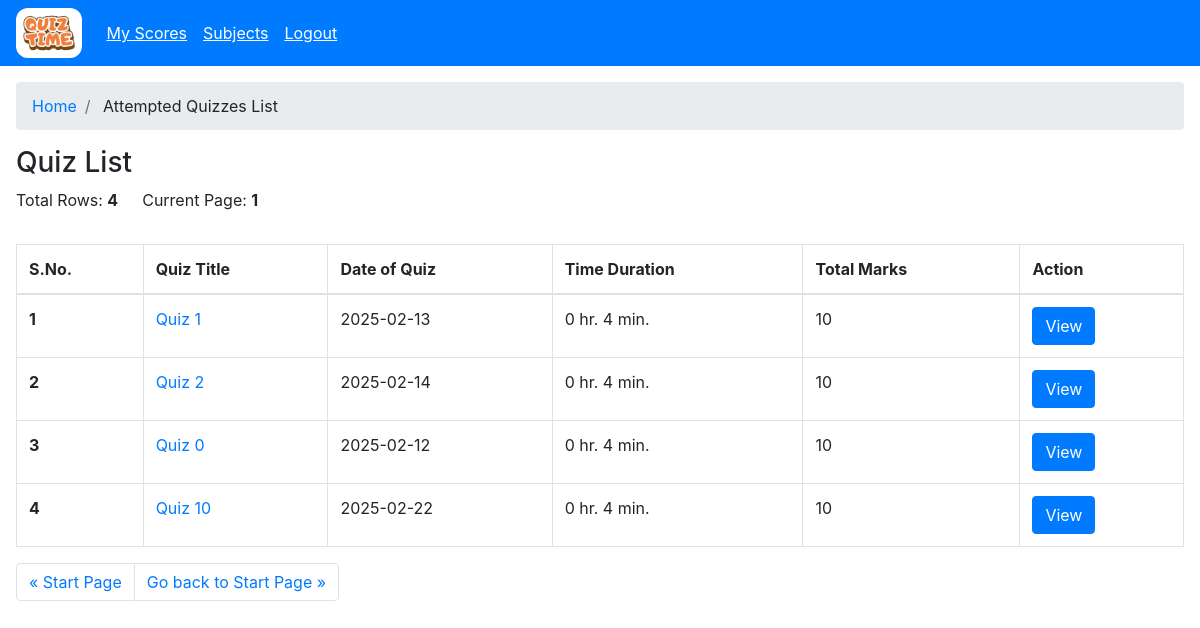
The app's page /user/attempted-quizzes (signed in) with its own data.
### models/model.py (models this page shows)
class Quiz(db.Model):
    __tablename__='quiz'
    id=db.Column(db.VARCHAR(100), primary_key=True)
    quiz_title=db.Column(db.VARCHAR(100), nullable=False)
    chapter_id=db.Column(db.VARCHAR(100), db.ForeignKey('chapters.id'), nullable=False)
    chapter_code=db.Column(db.VARCHAR(100), db.ForeignKey('chapters.code'), nullable=False)
    date_of_quiz=db.Column(db.DATE, nullable=False)
    time_duration_hr=db.Column(db.Integer, nullable=False)
    time_duration_min=db.Column(db.Integer, nullable=False)
    remarks=db.Column(db.VARCHAR(100), nullable=False)
    created_at=db.Column(db.TIMESTAMP, nullable=False)
    updated_at=db.Column(db.TIMESTAMP, nullable=False)
    is_active=db.Column(db.Boolean, default=True, nullable=False)
    total_marks=db.Column(db.Integer, nullable=False)

### controllers/users/user.py (the view)
@user.route("/attempted-quizzes")
@login_required
@role_required("user")
def user_attempted_quizzes():
    try:
        skip = int(request.args.get("skip", 0))
        take = int(request.args.get("take", 25))
        user_id = session.get("id", "")
        if not user_id:
            return flash_and_redirect("User not found", "danger", url_for("auth.logout"))
        attempted_quiz_ids = db.session.query(Score.quiz_id).filter_by(user_id=user_id).subquery()
        quizzes = Quiz.query.filter(Quiz.id.in_(attempted_quiz_ids)).offset(skip).limit(take).all()
        total_rows = Quiz.query.filter(Quiz.id.in_(attempted_quiz_ids)).count()
        return render_template("user/attempted_quiz.html", rows=quizzes, total_rows=total_rows, skip=skip, take=take)
    except Exception as e:
        return flash_and_redirect(str(e), "danger", url_for("user.user_attempted_quizzes", skip=0, take=25, rows=[], total_rows=0))

### app.py (called while the page is built)
    @login_manager.user_loader
    def load_user(user_id):
        return User.query.get(user_id)

### controllers/decorator.py (called while the page is built)
def role_required(role):
    def decorator(func):
        @wraps(func)
        def wrapper(*args, **kwargs):
            if not current_user.is_authenticated:
                return redirect(url_for("auth.login"))
            if current_user.user_type != role and session.get("user_type") != role:
                if current_user.user_type == "admin":
                    return redirect(url_for("admin.admin_home"))
                return redirect(url_for("user.user_home"))
            return func(*args, **kwargs)
        return wrapper
    return decorator

### templates/user/attempted_quiz.html (shortened to what this page needs)
{% extends "base.html" %} {% block title %}Quiz List{% endblock %} {% block
content %} {% include "user/user_wrapper.html" %}
<section class="p-3">
  <nav aria-label="breadcrumb">
    <ol class="breadcrumb">
      <li class="breadcrumb-item"><a href="/user">Home</a></li>
      <li class="breadcrumb-item">
        <a>Attempted Quizzes List</a>
      </li>
    </ol>
  </nav>
  <div class="d-flex mt-3 flex-wrap justify-content-between">
    <div>
      <h3>Quiz List</h3>
      <div class="d-flex align-items-center">
        <p class="mr-4">Total Rows: <strong>{{ total_rows }}</strong></p>
        <p>
          Current Page:
          <strong
            >{% if skip and take %} {{ ((skip|int)/take)+1 }} {% else %}1{%
            endif %}</strong
          >
        </p>
      </div>
    </div>
  </div>
  <section class="mt-3">
    <div class="table-responsive">
      <table class="table table-bordered table-hover">
        <thead>
          <tr>
            <th scope="col">S.No.</th>
            <th scope="col">Quiz Title</th>
            <th scope="col">Date of Quiz</th>
            <th scope="col">Time Duration</th>
            <th scope="col">Total Marks</th>
            <th scope="col">Action</th>
          </tr>
        </thead>
        <tbody>
          {% for quiz in rows %}
          <tr class="pointer">
            <th scope="row">{{ loop.index+skip }}</th>
            <td>
              <a href="/user/attempted-quizzes/view?quiz_id={{ quiz.id }}"
                >{{ quiz.quiz_title }}</a
              >
            </td>
            <td>{{ quiz.date_of_quiz }}</td>
            <td>
              {{ quiz.time_duration_hr }} hr. {{ quiz.time_duration_min }} min.
            </td>
            <td>{{ quiz.total_marks }}</td>
            <td>
              <button type="button" class="btn btn-primary">
                <a
                  href="/user/attempted-quizzes/view?quiz_id={{ quiz.id }}"
                  class="text-white"
                  >View</a
                >
              </button>
            </td>
          </tr>
          {% endfor %}
        </tbody>
      </table>
      <nav aria-label="Page navigation example">
        <ul class="pagination">
          <li class="page-item">
            <a
              class="page-link"
              href="/user/attempted-quizzes?skip={{ (skip - take) if skip > 0 else 0 }}&take={{ take }}"
              aria-label="Previous"
            >
              <span aria-hidden="true">&laquo;</span>
              <span
                >{% if skip > 0 %}Previous{% else %}Start Page{% endif %}</span
              >
            </a>
          </li>
          <li class="page-item">
            <a
              class="page-link"
              href="/user/attempted-quizzes?skip={{ ( (((skip|int) / take)|int+1)*take if ((skip|int+take) < total_rows) else None  ) if ((skip|int+take) < total_rows) else 0 }}&take={{ take }}"
              aria-label="Next"
            >
              <span
                >{% if ((skip|int + take) < total_rows) %}Next{% else %}Go back
                to Start Page{% endif %}</span
              >
              <span aria-hidden="true">&raquo;</span>
            </a>
          </li>
        </ul>
      </nav>
    </div>
  </section>
</section>
{% endblock %}

### static/css/style.css (style rules this page uses)
.pointer { cursor: pointer; }

### records on screen
Quiz: quiz_title "Quiz 1", date_of_quiz "2025-02-13", time_duration_hr "0", time_duration_min "4", total_marks "10"
Quiz: quiz_title "Quiz 2", date_of_quiz "2025-02-14", time_duration_hr "0", time_duration_min "4", total_marks "10"
Quiz: quiz_title "Quiz 0", date_of_quiz "2025-02-12", time_duration_hr "0", time_duration_min "4", total_marks "10"
Quiz: quiz_title "Quiz 10", date_of_quiz "2025-02-22", time_duration_hr "0", time_duration_min "4", total_marks "10"

### other values on screen
{{ total_rows }} "4"
